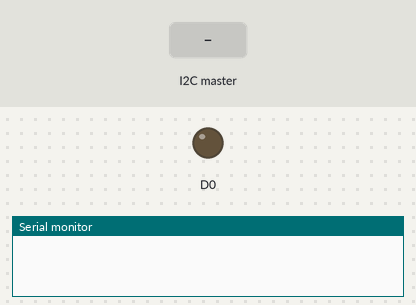
A sketch run on a simulated ESP8266 (NodeMCU). Shown: output pins drawn as LEDs (lit = HIGH), the last lines printed to the serial monitor. The inputs (shaded band) are chosen by the test bench.

Above: at 1.2 s.
1.3 s: the I2C master sends the byte 1
At 1.9 s:
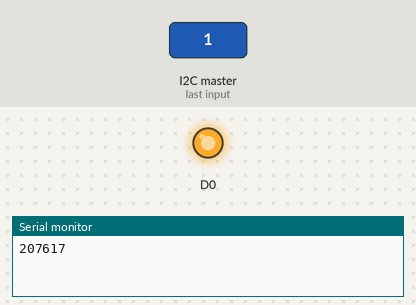
2.8 s: the I2C master sends the byte 0
Timing chart, 0 to 5.8 s (numbered marks = the images above; inputs shaded):
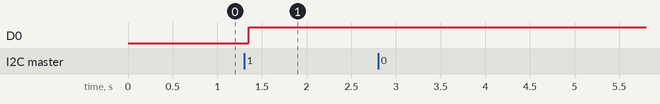

The sketch:

arduino.ino
```cpp
#include <Wire.h>
#include <iostream>

struct Request
{
  int pwm;
};

void setup() {
  analogWriteFreq(25000);
  Wire.begin(32);
  Wire.onReceive(update);
}

void loop() {}

void update(int size) {
  uint8_t *PWM = new uint8_t[size];

  Wire.readBytes(PWM, size);

  uint32_t res = reinterpret_cast<Request*>(PWM)->pwm;

  delete[] PWM;

  analogWrite(D0, res);

  Serial.println(res);
}
```

Measured:
- after the input at 1.3 s, D0: LOW → HIGH after 0.05 s
